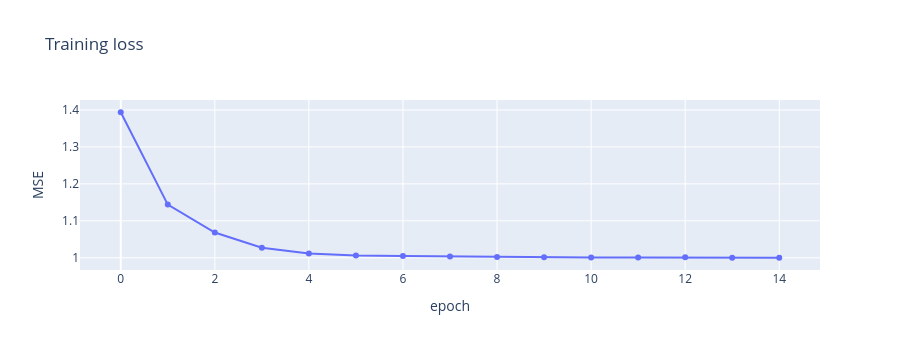

The notebook cell this image was saved under:
### Code cell
fig = go.Figure(go.Scatter(y=history, mode="lines+markers", name="train loss"))
fig.update_layout(
    title="Training loss",
    xaxis_title="epoch",
    yaxis_title="MSE",
    height=350,
)
fig.show()

### Figure 1 — Plotly figure (JSON) as saved in the notebook; plotly's stock layout.template omitted (floating-point values rounded to 4 significant figures)
{"data": [{"mode": "lines+markers", "name": "train loss", "type": "scatter", "y": [1.394, 1.144, 1.068, 1.027, 1.012, 1.006, 1.005, 1.004, 1.002, 1.001, 1.001, 1.001, 1.001, 1.0, 1.0]}], "layout": {"height": 350, "title": {"text": "Training loss"}, "xaxis": {"title": {"text": "epoch"}}, "yaxis": {"title": {"text": "MSE"}}}}
